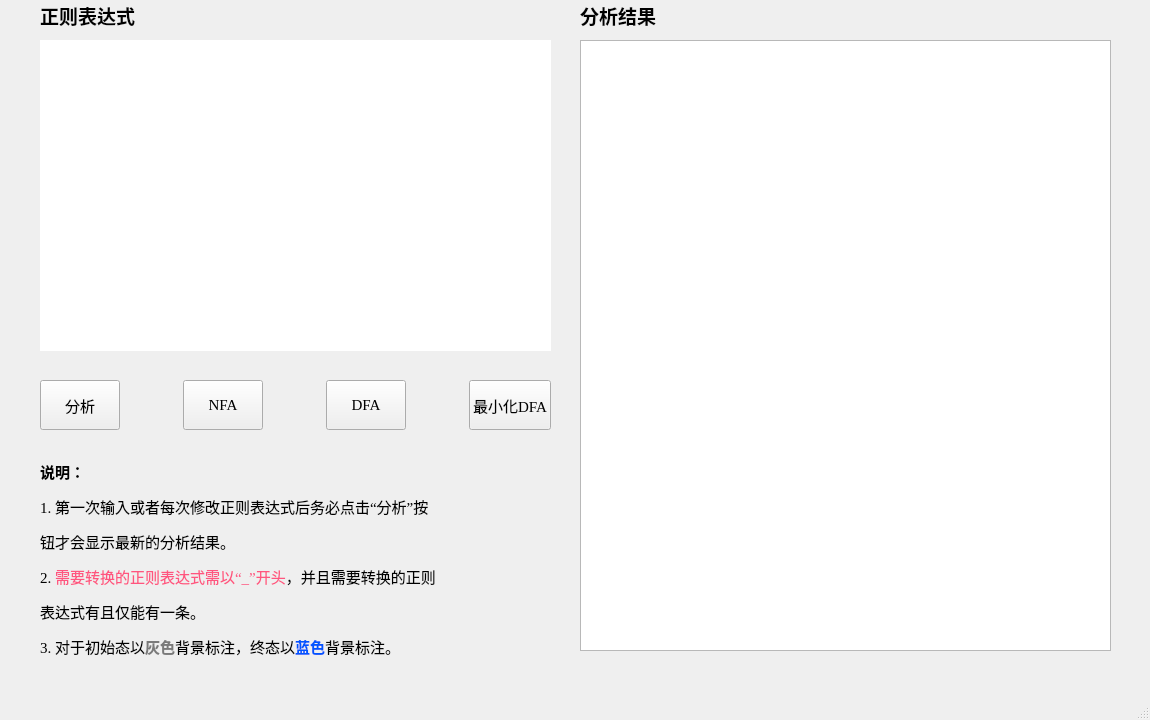
<?xml version="1.0" encoding="UTF-8"?>
<ui version="4.0">
 <class>MainWindow</class>
 <widget class="QMainWindow" name="MainWindow">
  <property name="geometry">
   <rect>
    <x>0</x>
    <y>0</y>
    <width>1150</width>
    <height>720</height>
   </rect>
  </property>
  <property name="minimumSize">
   <size>
    <width>1150</width>
    <height>720</height>
   </size>
  </property>
  <property name="maximumSize">
   <size>
    <width>1150</width>
    <height>720</height>
   </size>
  </property>
  <property name="windowTitle">
   <string>RegexToDFA</string>
  </property>
  <widget class="QWidget" name="centralwidget">
   <widget class="QLabel" name="regex_label">
    <property name="geometry">
     <rect>
      <x>40</x>
      <y>0</y>
      <width>141</width>
      <height>31</height>
     </rect>
    </property>
    <property name="font">
     <font>
      <family>Agency FB</family>
      <pointsize>14</pointsize>
      <weight>75</weight>
      <bold>true</bold>
     </font>
    </property>
    <property name="text">
     <string>正则表达式</string>
    </property>
   </widget>
   <widget class="QTextEdit" name="regex_edit">
    <property name="geometry">
     <rect>
      <x>40</x>
      <y>40</y>
      <width>511</width>
      <height>311</height>
     </rect>
    </property>
    <property name="font">
     <font>
      <family>Times New Roman</family>
      <pointsize>12</pointsize>
     </font>
    </property>
    <property name="styleSheet">
     <string notr="true">border:none;</string>
    </property>
   </widget>
   <widget class="QWidget" name="horizontalLayoutWidget">
    <property name="geometry">
     <rect>
      <x>40</x>
      <y>370</y>
      <width>511</width>
      <height>71</height>
     </rect>
    </property>
    <layout class="QHBoxLayout" name="horizontalLayout">
     <item>
      <widget class="QPushButton" name="analysis_btn">
       <property name="minimumSize">
        <size>
         <width>0</width>
         <height>50</height>
        </size>
       </property>
       <property name="font">
        <font>
         <family>Agency FB</family>
         <pointsize>11</pointsize>
        </font>
       </property>
       <property name="text">
        <string>分析</string>
       </property>
      </widget>
     </item>
     <item>
      <spacer name="horizontalSpacer">
       <property name="orientation">
        <enum>Qt::Horizontal</enum>
       </property>
       <property name="sizeHint" stdset="0">
        <size>
         <width>40</width>
         <height>20</height>
        </size>
       </property>
      </spacer>
     </item>
     <item>
      <widget class="QPushButton" name="nfa_btn">
       <property name="minimumSize">
        <size>
         <width>0</width>
         <height>50</height>
        </size>
       </property>
       <property name="font">
        <font>
         <family>Times New Roman</family>
         <pointsize>11</pointsize>
        </font>
       </property>
       <property name="text">
        <string>NFA</string>
       </property>
      </widget>
     </item>
     <item>
      <spacer name="horizontalSpacer_2">
       <property name="orientation">
        <enum>Qt::Horizontal</enum>
       </property>
       <property name="sizeHint" stdset="0">
        <size>
         <width>40</width>
         <height>20</height>
        </size>
       </property>
      </spacer>
     </item>
     <item>
      <widget class="QPushButton" name="dfa_btn">
       <property name="minimumSize">
        <size>
         <width>0</width>
         <height>50</height>
        </size>
       </property>
       <property name="font">
        <font>
         <family>Times New Roman</family>
         <pointsize>11</pointsize>
        </font>
       </property>
       <property name="text">
        <string>DFA</string>
       </property>
      </widget>
     </item>
     <item>
      <spacer name="horizontalSpacer_3">
       <property name="orientation">
        <enum>Qt::Horizontal</enum>
       </property>
       <property name="sizeHint" stdset="0">
        <size>
         <width>40</width>
         <height>20</height>
        </size>
       </property>
      </spacer>
     </item>
     <item>
      <widget class="QPushButton" name="min_dfa_btn">
       <property name="minimumSize">
        <size>
         <width>0</width>
         <height>50</height>
        </size>
       </property>
       <property name="font">
        <font>
         <family>Times New Roman</family>
         <pointsize>11</pointsize>
        </font>
       </property>
       <property name="text">
        <string>最小化DFA</string>
       </property>
      </widget>
     </item>
    </layout>
   </widget>
   <widget class="QLabel" name="desc_txt">
    <property name="geometry">
     <rect>
      <x>40</x>
      <y>460</y>
      <width>481</width>
      <height>201</height>
     </rect>
    </property>
    <property name="font">
     <font>
      <family>Times New Roman</family>
     </font>
    </property>
    <property name="layoutDirection">
     <enum>Qt::LeftToRight</enum>
    </property>
    <property name="text">
     <string>&lt;html&gt;&lt;head/&gt;&lt;body&gt;&lt;p&gt;&lt;span style=&quot; font-size:11pt; font-weight:600;&quot;&gt;说明：&lt;/span&gt;&lt;/p&gt;&lt;p&gt;&lt;span style=&quot; font-size:11pt;&quot;&gt;1. 第一次输入或者每次修改正则表达式后务必点击“分析”按&lt;/span&gt;&lt;/p&gt;&lt;p&gt;&lt;span style=&quot; font-size:11pt;&quot;&gt;钮才会显示最新的分析结果。&lt;/span&gt;&lt;/p&gt;&lt;p&gt;&lt;span style=&quot; font-size:11pt;&quot;&gt;2. &lt;/span&gt;&lt;span style=&quot; font-size:11pt; color:#ff557f;&quot;&gt;需要转换的正则表达式需以“_”开头&lt;/span&gt;&lt;span style=&quot; font-size:11pt;&quot;&gt;，并且需要转换的正则&lt;/span&gt;&lt;/p&gt;&lt;p&gt;&lt;span style=&quot; font-size:11pt;&quot;&gt;表达式有且仅能有一条。&lt;/span&gt;&lt;/p&gt;&lt;p&gt;&lt;span style=&quot; font-size:11pt;&quot;&gt;3. 对于初始态以&lt;/span&gt;&lt;span style=&quot; font-size:11pt; font-weight:600; color:#7a7a7a;&quot;&gt;灰色&lt;/span&gt;&lt;span style=&quot; font-size:11pt;&quot;&gt;背景标注，终态以&lt;/span&gt;&lt;span style=&quot; font-size:11pt; font-weight:600; color:#0055ff;&quot;&gt;蓝色&lt;/span&gt;&lt;span style=&quot; font-size:11pt;&quot;&gt;背景标注。&lt;/span&gt;&lt;/p&gt;&lt;/body&gt;&lt;/html&gt;</string>
    </property>
    <property name="alignment">
     <set>Qt::AlignLeading|Qt::AlignLeft|Qt::AlignTop</set>
    </property>
   </widget>
   <widget class="QTableView" name="table_view">
    <property name="geometry">
     <rect>
      <x>580</x>
      <y>40</y>
      <width>531</width>
      <height>611</height>
     </rect>
    </property>
   </widget>
   <widget class="QLabel" name="result_label">
    <property name="geometry">
     <rect>
      <x>580</x>
      <y>0</y>
      <width>141</width>
      <height>31</height>
     </rect>
    </property>
    <property name="font">
     <font>
      <family>Agency FB</family>
      <pointsize>14</pointsize>
      <weight>75</weight>
      <bold>true</bold>
     </font>
    </property>
    <property name="text">
     <string>分析结果</string>
    </property>
   </widget>
  </widget>
  <widget class="QMenuBar" name="menubar">
   <property name="geometry">
    <rect>
     <x>0</x>
     <y>0</y>
     <width>1150</width>
     <height>26</height>
    </rect>
   </property>
  </widget>
  <widget class="QStatusBar" name="statusbar"/>
 </widget>
 <resources/>
 <connections/>
</ui>
